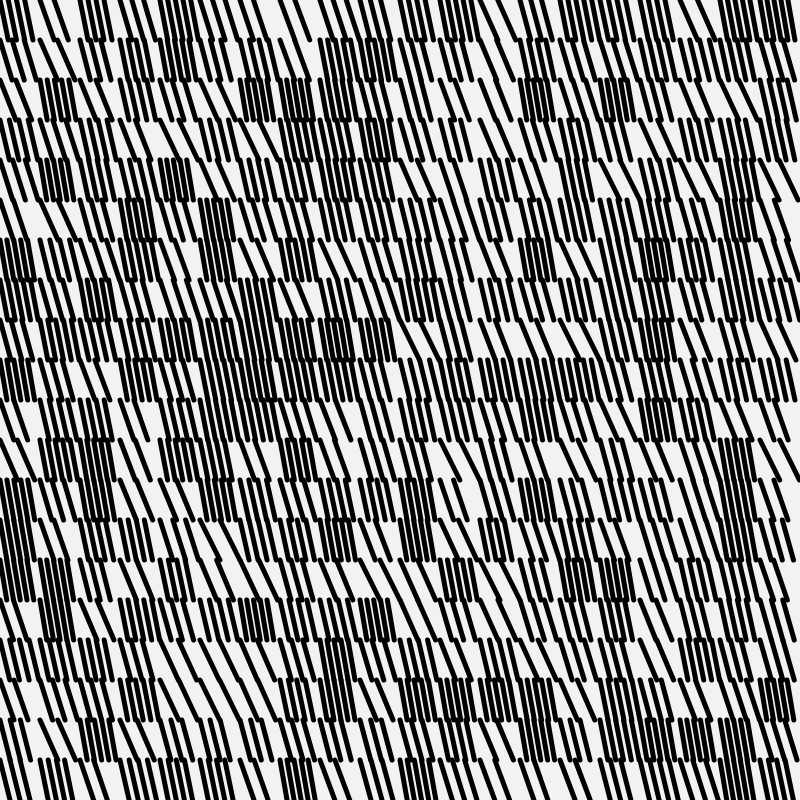
Frame 1 (no input)
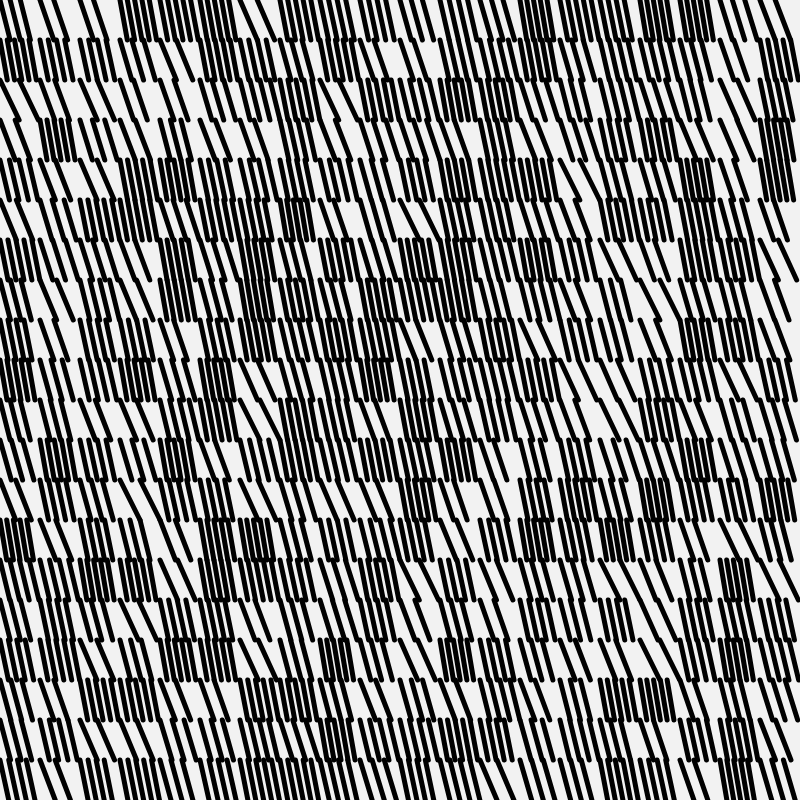
Frame 2 (the mouse pressed at the canvas centre, redrawn once)

The p5.js sketch that drew these frames (run headless with seeded random() and noise() and a simulated clock; the mouse was pressed at the canvas centre and the sketch redrawn once):

// p5.js sketch
// ── sketch.js
let canvas
let gridXAmount = 20
let gridYAmount = 20
let tileWidth
let tileHeight
let color1
let color2

function setup() {
  createCanvas(800, 800);
  tileWidth = height/gridYAmount
  tileHeight = width/gridXAmount
  colorMode(HSB, 360, 100, 100, 100);
  color1 = color(0, 0, 0, 100);
  color2 = color(323, 100, 77, 100);
  color3 = color(123, 100, 100, 100);
  color4 = color(223, 100, 100, 100);
  frameRate(10)
  noLoop()
}

function draw() {
  background(0, 0, 95, 100)
  strokeWeight(5)
  for (let i = 0; i < gridXAmount; i++) {
    for (let j = 0; j < gridYAmount; j++) {
      form1(tileHeight*(j), tileWidth*(i))
    }
  }
}

function form1(x, y) {
  let amount = random(1,5)
  for (let i = 0; i < amount; i++) {
    line(x+tileWidth/(amount+1)*i, y, x+tileWidth/(amount+1)*(i+1), y+tileHeight)
  }
}
